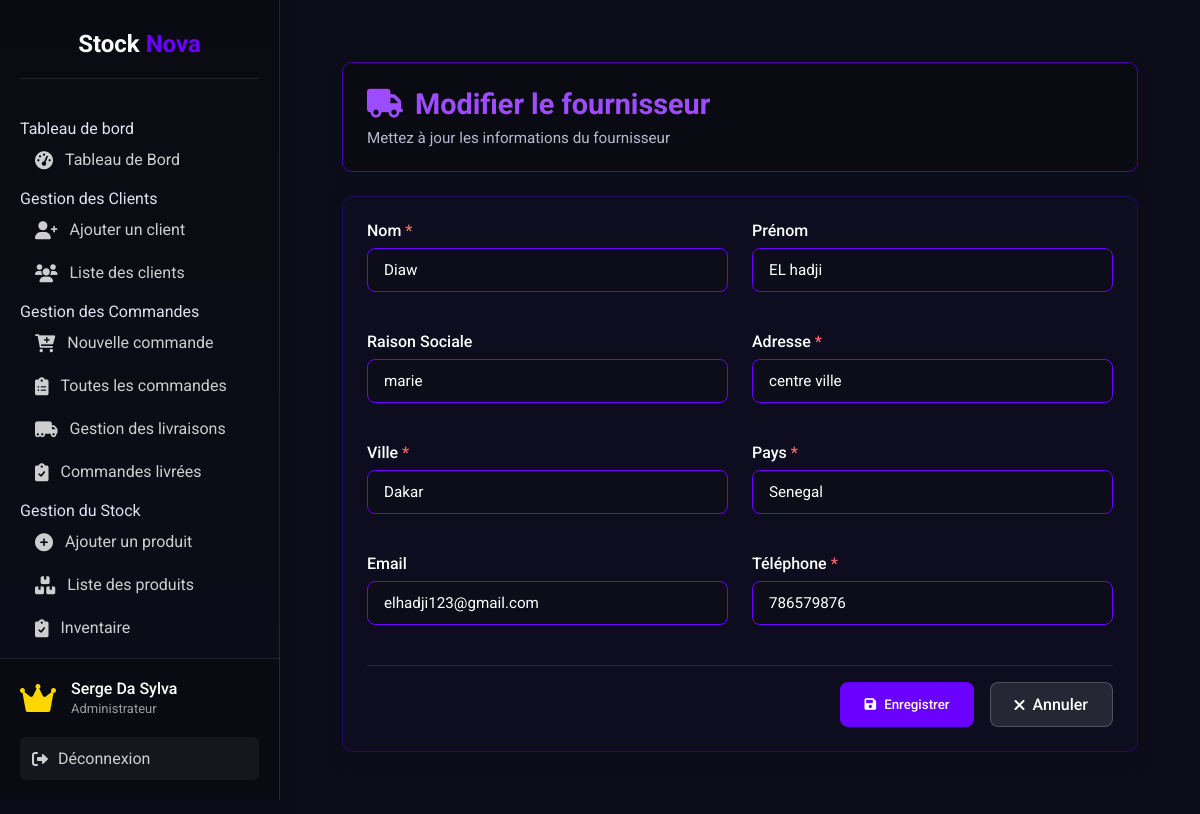
Page /updatefournisseur.php?id=1 (signed in) on the committed database.
### tables this page shows
CREATE TABLE `fournisseurs` (
  `id_fournisseur` int(11) NOT NULL,
  `nom_fournisseur` varchar(100) DEFAULT NULL,
  `prenom_fournisseur` varchar(100) DEFAULT NULL,
  `raison_sociale` varchar(255) DEFAULT NULL,
  `adresse_fournisseur` varchar(255) DEFAULT NULL,
  `ville` varchar(100) DEFAULT NULL,
  `pays` varchar(100) DEFAULT NULL,
  `email` varchar(100) DEFAULT NULL,
  `telephone` varchar(20) DEFAULT NULL
);

### updatefournisseur.php (the view, shortened to what this page needs)
<?php
require 'includes/connexion.php';
require 'includes/header.php';
$fournisseur_id = (int)$_GET['id'];
try {
    $stmt = $pdo->prepare("SELECT * FROM fournisseurs WHERE id_fournisseur = ?");
    $stmt->execute([$fournisseur_id]);
    $fournisseur = $stmt->fetch(PDO::FETCH_ASSOC);
} catch (PDOException $e) {
    error_log("Erreur DB: " . $e->getMessage());
    $_SESSION['flash_message'] = [
        'type' => 'danger',
        'message' => 'Erreur technique'
    ];
    header("Location: listfournisseur.php");
    exit();
}
?>
<div class="dashboard-container">
    <div class="data-section">
        <div class="section-header">
            <h1><i class="fas fa-truck"></i> Modifier le fournisseur</h1>
            <p>Mettez à jour les informations du fournisseur</p>
        </div>
        <div class="glass-card">
            <form method="POST" class="form-container">
                <div class="form-grid">
                    <div class="form-group">
                        <label for="nom_fournisseur">Nom <span class="required">*</span></label>
                        <input type="text" id="nom_fournisseur" name="nom_fournisseur"
                               value="<?= htmlspecialchars($fournisseur['nom_fournisseur']) ?>" required>
                    </div>
                    <div class="form-group">
                        <label for="prenom_fournisseur">Prénom</label>
                        <input type="text" id="prenom_fournisseur" name="prenom_fournisseur"
                               value="<?= htmlspecialchars($fournisseur['prenom_fournisseur']) ?>">
                    </div>
                    <div class="form-group">
                        <label for="raison_sociale">Raison Sociale</label>
                        <input type="text" id="raison_sociale" name="raison_sociale"
                               value="<?= htmlspecialchars($fournisseur['raison_sociale']) ?>">
                    </div>
                    <div class="form-group">
                        <label for="adresse_fournisseur">Adresse <span class="required">*</span></label>
                        <input type="text" id="adresse_fournisseur" name="adresse_fournisseur"
                               value="<?= htmlspecialchars($fournisseur['adresse_fournisseur']) ?>" required>
                    </div>
                    <div class="form-group">
                        <label for="ville">Ville <span class="required">*</span></label>
                        <input type="text" id="ville" name="ville"
                               value="<?= htmlspecialchars($fournisseur['ville']) ?>" required>
                    </div>
                    <div class="form-group">
                        <label for="pays">Pays <span class="required">*</span></label>
                        <input type="text" id="pays" name="pays"
                               value="<?= htmlspecialchars($fournisseur['pays']) ?>" required>
                    </div>
                    <div class="form-group">
                        <label for="email">Email</label>
                        <input type="email" id="email" name="email"
                               value="<?= htmlspecialchars($fournisseur['email']) ?>">
                    </div>
                    <div class="form-group">
                        <label for="telephone">Téléphone <span class="required">*</span></label>
                        <input type="text" id="telephone" name="telephone"
                               value="<?= htmlspecialchars($fournisseur['telephone']) ?>" required>
                    </div>
                </div>
                <div class="form-actions">
                    <button type="submit" class="btn btn-primary">
                        <i class="fas fa-save"></i> Enregistrer
                    </button>
                    <a href="listfournisseur.php" class="btn btn-secondary">
                        <i class="fas fa-times"></i> Annuler
                    </a>
                </div>
            </form>
        </div>
    </div>
</div>
<?php include 'includes/footer.php'; ?>

### css/styles.css (style rules this page uses)
:root { --primary: #9c27b0; --primary-dark: #7b1fa2; --primary-light: #ba68c8; --dark: #121212; --darker: #000000; --light: #f5f5f5; --danger: #e91e63; --success: #4caf50; --warning: #ff9800; }
* { box-sizing: border-box; margin: 0; padding: 0; font-family: 'Roboto', sans-serif; }
body { background-color: var(--dark); color: var(--light); display: flex; min-height: 100vh; }

### updatefournisseur.php (style rules this page uses)
:root { --primary: #6a00ff; --primary-light: #9d4dff; --primary-dark: #4a00b0; --secondary: #00ffc6; --dark: #0d0d1a; --darker: #0a0a12; --light: #e0e0f0; --lighter: #f5f5ff; --text: #ffffff; --text-secondary: #b8b8d1; --danger: #ff6b6b; --warning: #ffc107; --success: #4caf50; --info: #2196f3; --glass: rgba(15, 15, 35, 0.65); --glass-border: rgba(106, 0, 255, 0.3); }
.dashboard-container { padding: 2rem; }
.data-section { max-width: 1200px; margin: 0 auto; }
.section-header { background: var(--darker); border-radius: 10px; padding: 1.5rem; margin-bottom: 1.5rem; box-shadow: 0 4px 15px rgba(0, 0, 0, 0.1); border: 1px solid var(--primary-dark); }
.section-header h1 { color: var(--primary-light); font-size: 1.8rem; margin-bottom: 0.5rem; display: flex; align-items: center; gap: 0.75rem; }
.section-header p { color: var(--text-secondary); margin: 0; font-size: 0.95rem; }
.glass-card { background: var(--glass); backdrop-filter: blur(10px); border-radius: 10px; padding: 1.5rem; border: 1px solid var(--glass-border); box-shadow: 0 4px 20px rgba(0, 0, 0, 0.15); }
.form-container { display: flex; flex-direction: column; gap: 1.5rem; }
.form-grid { display: grid; grid-template-columns: repeat(auto-fill, minmax(300px, 1fr)); gap: 1.5rem; }
.form-group { margin-bottom: 1rem; }
.form-group label { display: block; margin-bottom: 0.5rem; color: var(--text); font-weight: 500; }
.form-group .required { color: var(--danger); }
.form-group input, .form-group select, .form-group textarea { width: 100%; padding: 0.75rem 1rem; background: var(--dark); border: 1px solid var(--primary); border-radius: 8px; color: var(--text); font-size: 0.95rem; transition: all 0.3s ease; }
.form-actions { display: flex; gap: 1rem; justify-content: flex-end; padding-top: 1rem; border-top: 1px solid rgba(255, 255, 255, 0.1); }
.btn { padding: 0.75rem 1.5rem; border-radius: 8px; font-weight: 500; display: inline-flex; align-items: center; gap: 0.5rem; text-decoration: none; transition: all 0.3s ease; cursor: pointer; border: none; }
.btn-primary { background: var(--primary); color: white; }
.btn-secondary { background: rgba(255, 255, 255, 0.1); color: var(--text); border: 1px solid rgba(255, 255, 255, 0.2); }

### rows in the picture
fournisseurs: nom_fournisseur "Diaw", prenom_fournisseur "EL hadji", raison_sociale "marie", adresse_fournisseur "centre ville", ville "Dakar", pays "Senegal", email "elhadji123@gmail.com", telephone "786579876"

### other values in the picture
$_SESSION['username'] "Serge Da Sylva"
